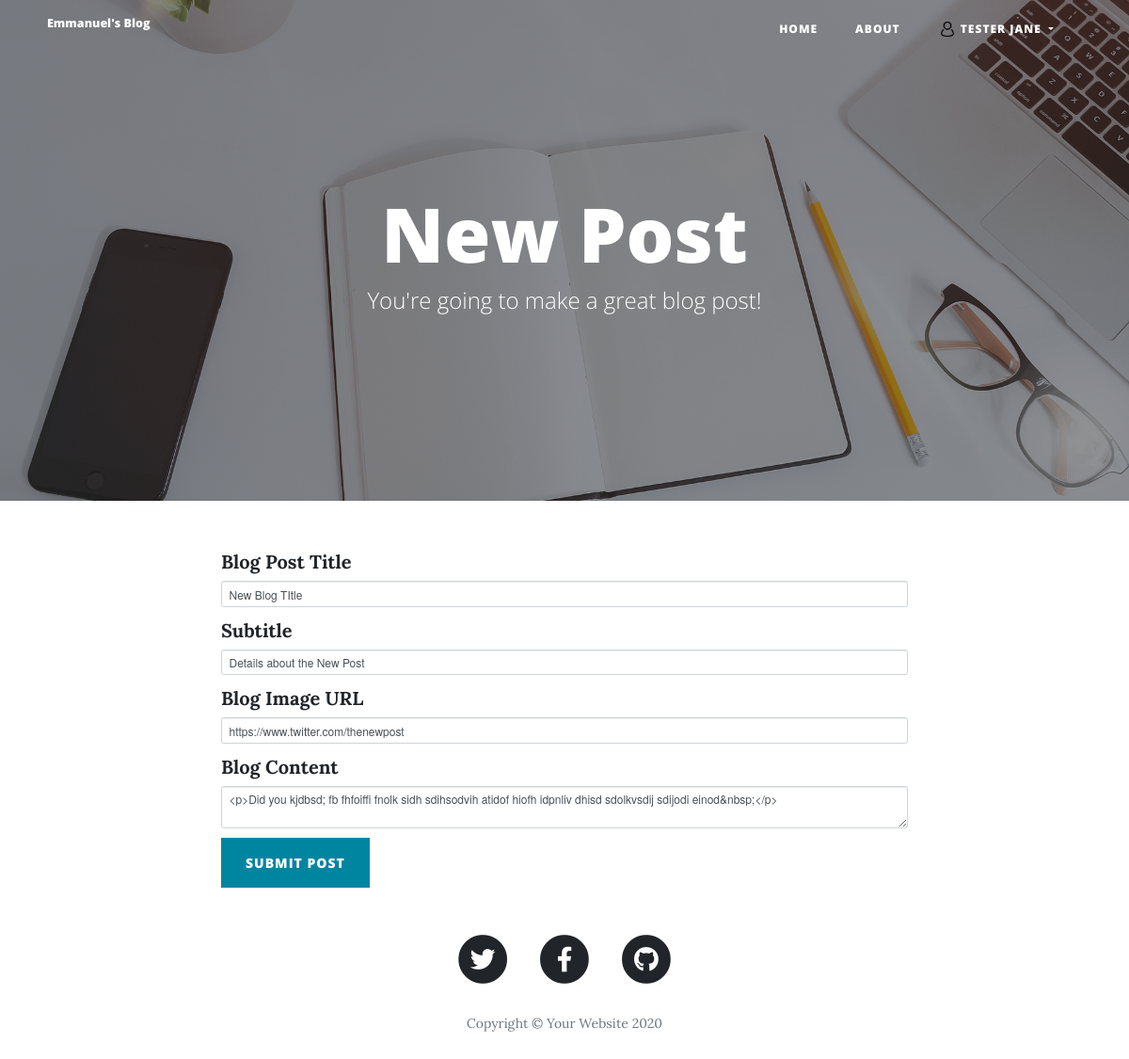
The app's page /edit-post/1 (signed in), older data.
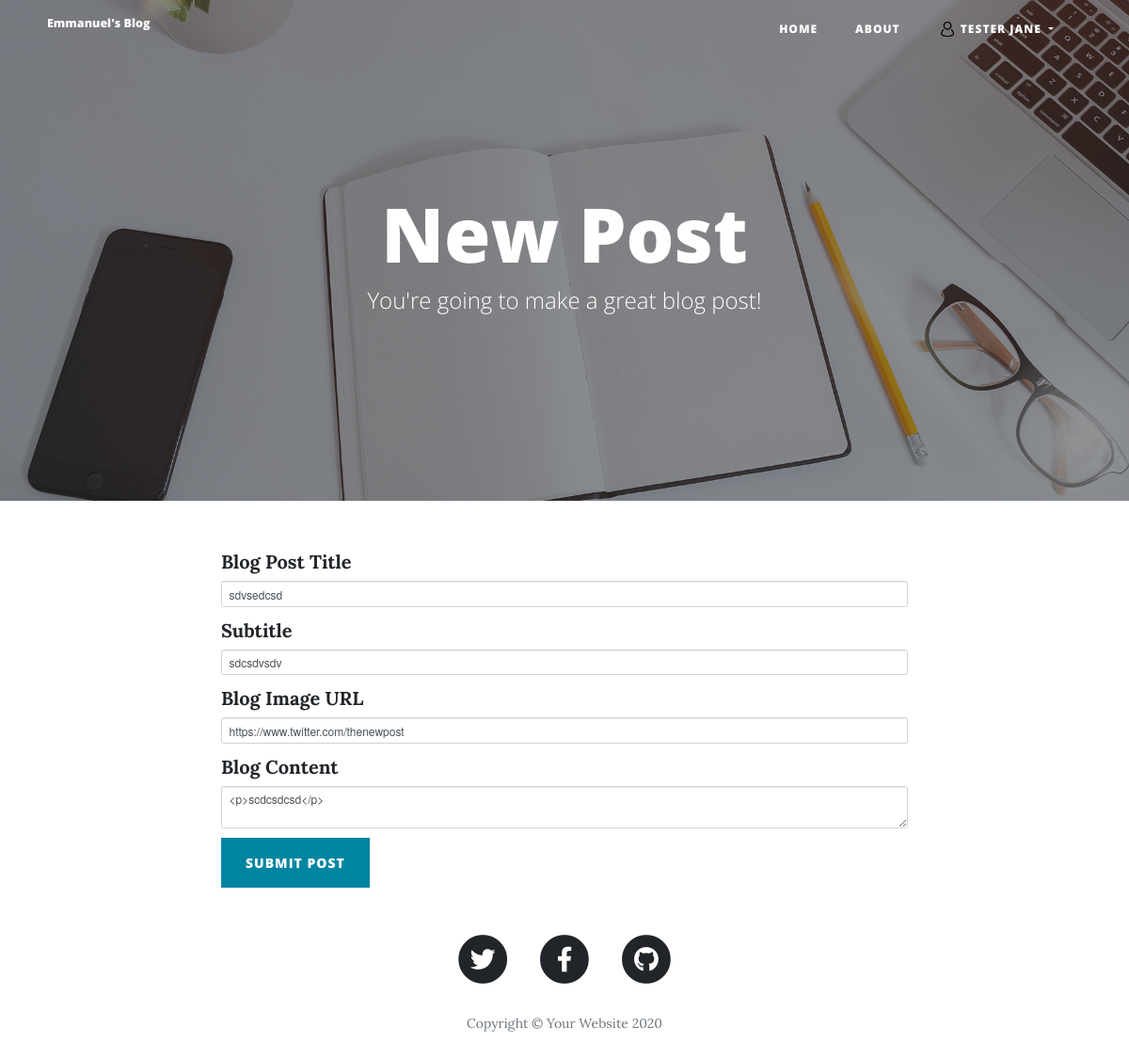
The same page, newer data.
### main.py (models this page shows)
class BlogPost(db.Model):
    __tablename__ = "blog_posts"
    id = db.Column(db.Integer, primary_key=True)
    author = db.relationship("User", back_populates="posts")
    title = db.Column(db.String(250), unique=True, nullable=False)
    subtitle = db.Column(db.String(250), nullable=False)
    date = db.Column(db.String(250), nullable=False)
    body = db.Column(db.Text, nullable=False)
    img_url = db.Column(db.String(250), nullable=False)
    author_id = db.Column(db.Integer, db.ForeignKey('users.id'))
    comments = db.relationship("Comment", back_populates="comment_post")

### main.py (the view, shortened to what this page needs)
@app.route("/edit-post/<int:post_id>")
@login_required
def edit_post(post_id):
    post = BlogPost.query.get(post_id)
    edit_form = CreatePostForm(
        title=post.title,
        subtitle=post.subtitle,
        img_url=post.img_url,
        author=post.author,
        body=post.body
    )
    return render_template("make-post.html", form=edit_form, user=current_user)

### forms.py
class CreatePostForm(FlaskForm):
    title = StringField("Blog Post Title", validators=[DataRequired()])
    subtitle = StringField("Subtitle", validators=[DataRequired()])
    img_url = StringField("Blog Image URL", validators=[DataRequired(), URL()])
    body = CKEditorField("Blog Content", validators=[DataRequired()])
    submit = SubmitField("Submit Post")

### main.py (called while the page is built)
@login_manager.user_loader
def login_manager(user_id):
    return User.query.get(int(user_id))

### templates/make-post.html (shortened to what this page needs)
{% extends 'bootstrap/base.html' %}
{% import "bootstrap/wtf.html" as wtf %}
{% block content %}
{% include "header.html" %}
  <header class="masthead" style="background-image: url('{{ url_for('static', filename='img/edit-bg.jpg')}}')">
    <div class="overlay"></div>
    <div class="container">
      <div class="row">
        <div class="col-lg-8 col-md-10 mx-auto">
          <div class="page-heading">
            {% if is_edit: %}
            <h1>Edit Post</h1>
            {% else: %}
            <h1>New Post</h1>
            {% endif %}
            <span class="subheading">You're going to make a great blog post!</span>
          </div>
        </div>
      </div>
    </div>
  </header>
  <div class="container">
    <div class="row">
      <div class="col-lg-8 col-md-10 mx-auto">
        {{ wtf.quick_form(form, novalidate=True, button_map={"submit": "primary"}) }}
      </div>
    </div>
  </div>
{% include "footer.html" %}
{% endblock %}

Row changes from the older to the newer data that the page shows:
changed BlogPost "https://www.twitter.com/thenewpost": title "New Blog TItle" → "sdvsedcsd"; subtitle "Details about the New Post" → "sdcsdvsdv"; body "<p>Did you kjdbsd; fb fhfoiffi fnolk sidh sdihsodvih atidof hiofh idpnliv dhisd sdolkvsdij sdijodi einod&nbsp;</p>" → "<p>scdcsdcsd</p>"
